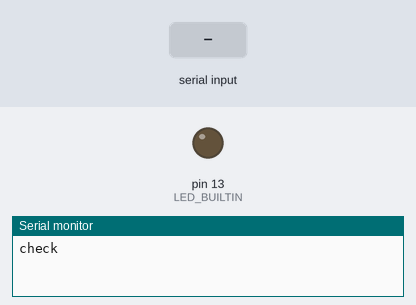
Bench run of a sketch on a simulated Arduino Uno, built with avr-gcc and run on an emulated ATmega328P. Shown: output pins drawn as LEDs (lit = HIGH), the last lines printed to the serial monitor. Inputs (shaded band) come from the test bench.

Above: at 1.0 s.
1.1 s: "1" received over Serial
At 3.7 s:
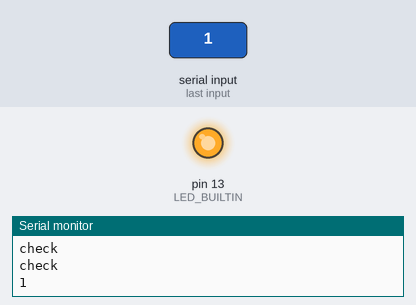
4.1 s: "0" received over Serial
At 7.0 s:
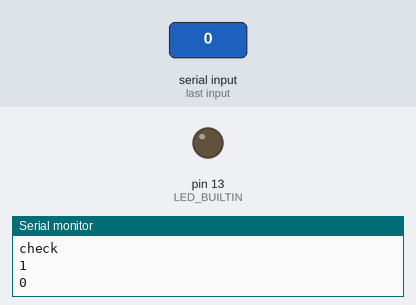
7.1 s: "2" received over Serial
At 9.5 s:
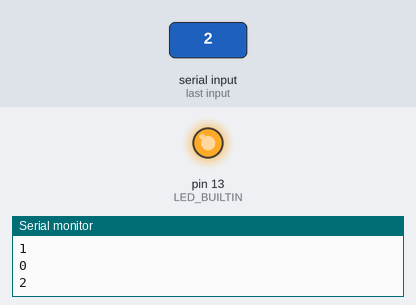
Timing chart, 0 to 11.5 s (numbered marks = the images above; inputs shaded):
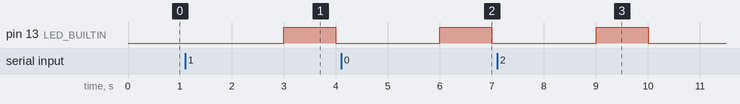

The sketch:

read_hi_from_pie.ino
```cpp
String pinNum="";

void setup() {
  // initialize digital pin LED_BUILTIN as an output.
  pinMode(LED_BUILTIN, OUTPUT);
  // start serial port at 9600 bps:
  Serial.begin(9600);
  while (!Serial) {
    //; // wait for serial port to connect. Needed for native USB port only
    digitalWrite(LED_BUILTIN, HIGH);   // turn the LED on (HIGH is the voltage level)
    delay(100);                       // wait for a second
    digitalWrite(LED_BUILTIN, LOW);    // turn the LED off by making the voltage LOW
    delay(100);
  }

  establishContact();  // send a byte to establish contact until receiver responds
}

void loop() {
  // if we get a valid byte, read analog ins:
  if (Serial.available() > 0) {
    // get incoming byte:
    pinNum = Serial.readString();
    // send sensor values:
    Serial.println(pinNum);
    digitalWrite(LED_BUILTIN, HIGH);   // turn the LED on (HIGH is the voltage level)
    delay(1000);                       // wait for a second
    digitalWrite(LED_BUILTIN, LOW);    // turn the LED off by making the voltage LOW
    delay(1000);
  }
}

void establishContact() {
  while (Serial.available() <= 0) {
    Serial.println("check");   // check status
    delay(1000);
  }
}
```

Measured:
- after the input at 1.1 s, pin 13 (LED_BUILTIN): LOW → HIGH after 1.9 s, → LOW 1.0 s later
- after the input at 4.1 s, pin 13 (LED_BUILTIN): LOW → HIGH after 1.9 s, → LOW 1.0 s later
- after the input at 7.1 s, pin 13 (LED_BUILTIN): LOW → HIGH after 1.9 s, → LOW 1.0 s later
